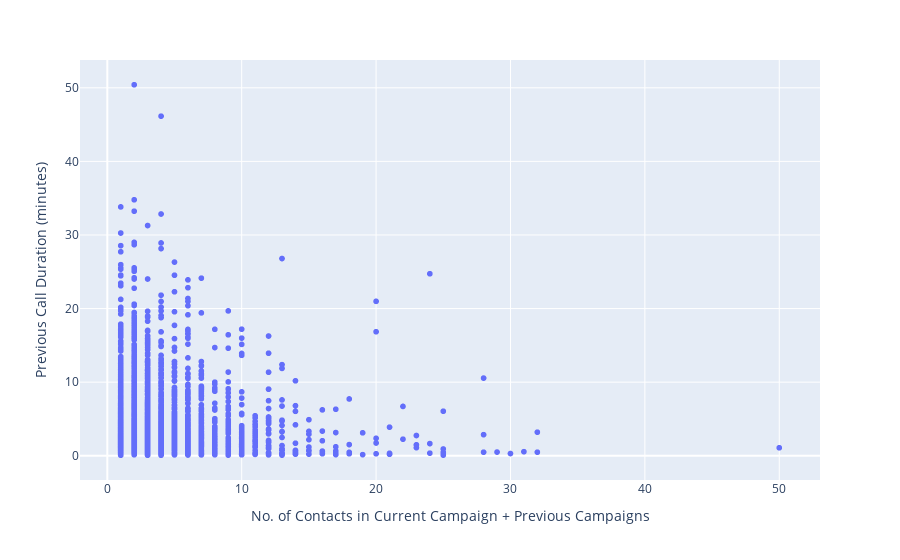

The code cell stored with this chart in its notebook:
### Markdown cell above
# Relation Between Previous Call Duration and Total Number of Contacts

### Code cell
temp_df = df.copy()
temp_df['duration_minutes'] = temp_df['duration'] / 60
temp_df['total_no_contacts'] = temp_df['campaign'] + temp_df['previous']
fig = px.scatter(temp_df, x='total_no_contacts', y='duration_minutes')

fig.update_layout(
	xaxis_title="No. of Contacts in Current Campaign + Previous Campaigns",
	yaxis_title="Previous Call Duration (minutes)"
)
fig.show()

### Figure 1 — Plotly figure (JSON) as saved in the notebook; plotly's stock layout.template omitted (floating-point values rounded to 4 significant figures; data arrays with more than 128 entries replaced by an {"elided": "..."} marker saying what was removed)
{"data": [{"hovertemplate": "total_no_contacts=%{x}<br>duration_minutes=%{y}<extra></extra>", "legendgroup": "", "marker": {"color": "#636efa", "symbol": "circle"}, "mode": "markers", "name": "", "showlegend": false, "type": "scattergl", "x": {"elided": "3999 int values"}, "xaxis": "x", "y": {"elided": "3999 float values"}, "yaxis": "y"}], "layout": {"legend": {"tracegroupgap": 0}, "margin": {"t": 60}, "xaxis": {"anchor": "y", "domain": [0, 1], "title": {"text": "No. of Contacts in Current Campaign + Previous Campaigns"}}, "yaxis": {"anchor": "x", "domain": [0, 1], "title": {"text": "Previous Call Duration (minutes)"}}}}
